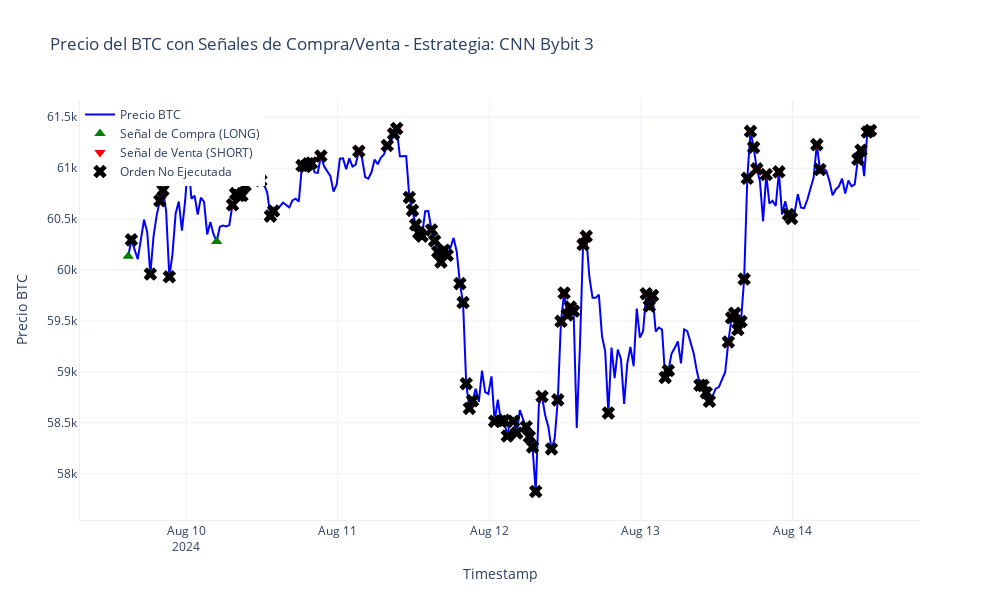

Write notebook code for a chart like this one.
### Code cell
import plotly.graph_objects as go

# Filtra el DataFrame por estrategia (puedes cambiar 'CNN Bybit 3' por otra estrategia)
strategy = 'CNN Bybit 3'
df_filtered = df_orders[df_orders['algo_strategy'] == strategy]

# Crea el gráfico de líneas para el precio del BTC
fig = go.Figure()

fig.add_trace(go.Scatter(
    x=df_filtered['timestamp'],
    y=df_filtered['price_taken'],
    mode='lines',
    name='Precio BTC',
    line=dict(color='blue')
))

# Añadir puntos para las señales de compra (LONG)
fig.add_trace(go.Scatter(
    x=df_filtered[df_filtered['order_type'] == 'LONG']['timestamp'],
    y=df_filtered[df_filtered['order_type'] == 'LONG']['price_taken'],
    mode='markers',
    name='Señal de Compra (LONG)',
    marker=dict(color='green', size=10, symbol='triangle-up')
))

# Añadir puntos para las señales de venta (SHORT)
fig.add_trace(go.Scatter(
    x=df_filtered[df_filtered['order_type'] == 'SHORT']['timestamp'],
    y=df_filtered[df_filtered['order_type'] == 'SHORT']['price_taken'],
    mode='markers',
    name='Señal de Venta (SHORT)',
    marker=dict(color='red', size=10, symbol='triangle-down')
))

# Añadir puntos para las órdenes no ejecutadas (order_executed = False)
fig.add_trace(go.Scatter(
    x=df_filtered[df_filtered['order_executed'] == False]['timestamp'],
    y=df_filtered[df_filtered['order_executed'] == False]['price_taken'],
    mode='markers',
    name='Orden No Ejecutada',
    marker=dict(color='black', size=12, symbol='x')
))

# Configurar el layout del gráfico
fig.update_layout(
    title=f'Precio del BTC con Señales de Compra/Venta - Estrategia: {strategy}',
    xaxis_title='Timestamp',
    yaxis_title='Precio BTC',
    hovermode='x unified',
    legend=dict(x=0, y=1),
    template='plotly_white',
    xaxis=dict(showgrid=True, zeroline=False, showline=True),
    yaxis=dict(showgrid=True, zeroline=False, showline=True),
    width=1000,
    height=600
)

# Muestra el gráfico
fig.show()
